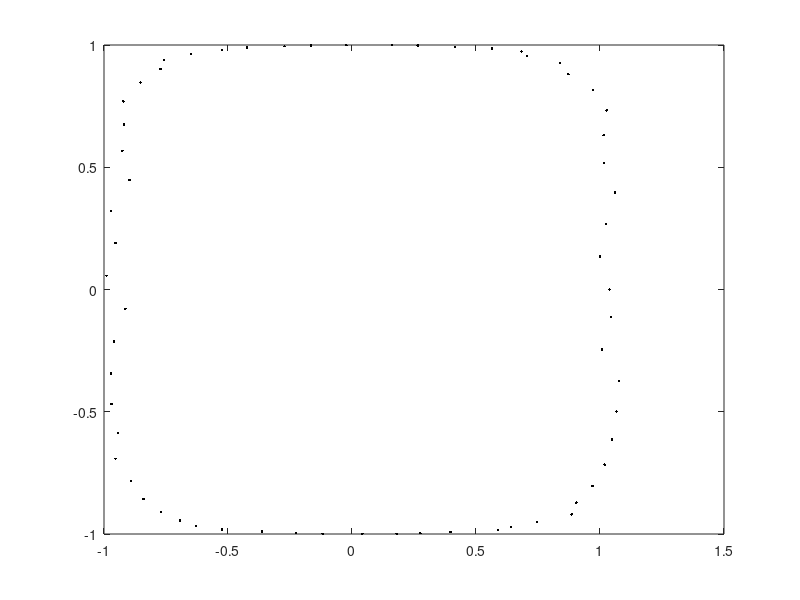

Recreate this plot in MATLAB. (Note: this script raises an error after producing the figure.)
figure(1), clf
t = (0:0.1:2*pi)';
noiselevel = 0.1;

% [redacted]
%
r = 1;
s = 0.95;
x = r/(2*s) * sqrt(2 + 2*s*sqrt(2)*cos(t) + s^2*cos(2*t)) - r/(2*s)*sqrt(2 - 2*s*sqrt(2)*cos(t) + s^2*cos(2*t)) + noiselevel * rand(size(t));
y = r/(2*s) * sqrt(2 + 2*s*sqrt(2)*sin(t) - s^2*cos(2*t)) - r/(2*s)*sqrt(2 - 2*s*sqrt(2)*sin(t) - s^2*cos(2*t));

xzero = [x y];

N = length(t); %total number of points in the point cloud

plot(x, y, 'k.')
% axis equal

xzero = [xzero(end, :); xzero; xzero(1, :)];

normal = zeros(N, 2);

for j=2:N+1
    data = xzero(j-1:j+1,:);
    normal(j-1,:) = bestfitnormal(data);
end

xzero([1, N + 2], :)=[];
alpha=0.4;
%exterior points

xplus=xzero + alpha*normal;
xminus=xzero - alpha*normal;
plot(xzero(:, 1), xzero(:,2), 'ro', 'DisplayName', 'x_j')
hold on
plot(xplus(:,1), xplus(:, 2), 'b*', 'DisplayName', 'x_j^+')
plot(xminus(:,1), xminus(:, 2), 'gd', 'DisplayName', 'x_j^-')
% legend()

axis([-2 2 -2 2])
print('problem_1i.png', '-dpng')

figure(2), clf
plot3(xzero(:, 1), xzero(:, 2), zeros(N, 1), 'ro', 'DisplayName', 'x_j')
hold on
plot3(xplus(:, 1), xplus(:, 2), alpha*ones(N, 1), 'b*', 'DisplayName', 'x_j^+')
plot3(xminus(:, 1), xminus(:, 2), -alpha*ones(N, 1), 'gd', 'DisplayName', 'x_j^-')
axis([-2 2 -2 2 -3*alpha 3*alpha])
% legend()
grid on
hold on

eps = 10;
% phi = @(r) exp(-(eps*r).^2); %GA
% phi = @(r) 1./sqrt(1 + (eps*r).^2); %IMQ
phi = @(r) sqrt(1 + (eps*r).^2); %MQ

M = 3*N;
RHS = [zeros(N,1); alpha*ones(N,1); -alpha*ones(N,1)];

A = zeros(M);

Xbig = [xzero; xplus; xminus];

for j = 1:M
    for k = 1:M
        A(j,k) = phi(norm(Xbig(j,:)-Xbig(k,:)));
    end
end

C = A\RHS;

[Xplot, Yplot] = meshgrid(-4:0.05:4, -4:0.05:4);

Zplot = zeros(size(Xplot));
Dist = zeros(M, 1);

rbf = @(Xin) C' * phi(sqrt(sum((Xbig - repmat(Xin, size(Xbig, 1), 1)).^2, 2)));

for j = 1:size(Xplot, 1)
    for k = 1:size(Yplot, 1)
        Zplot(j,k)=rbf([Xplot(j,k) Yplot(j,k)]);
    end
end

surf(Xplot, Yplot, Zplot, 'DisplayName', 'RBF Interpolant')
print('problem_1ii.png', '-dpng')

figure(3), clf
plot(xzero(:, 1), xzero(:,2), 'ro', 'DisplayName', 'x_j')
hold on
plot(xplus(:,1), xplus(:,2), 'b*', 'DisplayName', 'x_j^+')
plot(xminus(:,1), xminus(:,2), 'gd', 'DisplayName', 'x_j^-')
axis([-2 2 -2 2])
v = [-alpha, 0, alpha];
v = [0, 0.001];
contour(Xplot, Yplot, Zplot, v, 'DisplayName', 'RBF Interpolant')
% legend()
print('problem_1iii.png', '-dpng')
